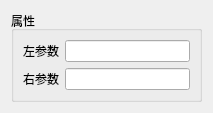
<?xml version="1.0" encoding="UTF-8"?>
<ui version="4.0">
 <class>Form</class>
 <widget class="QWidget" name="Form">
  <property name="geometry">
   <rect>
    <x>0</x>
    <y>0</y>
    <width>213</width>
    <height>96</height>
   </rect>
  </property>
  <property name="windowTitle">
   <string>Form</string>
  </property>
  <layout class="QGridLayout" name="gridLayout">
   <item row="0" column="0">
    <widget class="QGroupBox" name="groupBoxProperty">
     <property name="title">
      <string>属性</string>
     </property>
     <layout class="QFormLayout" name="formLayout">
      <item row="0" column="0">
       <widget class="QLabel" name="labelLeftParam">
        <property name="text">
         <string>左参数</string>
        </property>
       </widget>
      </item>
      <item row="0" column="1">
       <widget class="QLineEdit" name="lineEditLeftParam"/>
      </item>
      <item row="1" column="0">
       <widget class="QLabel" name="labelRightParam">
        <property name="text">
         <string>右参数</string>
        </property>
       </widget>
      </item>
      <item row="1" column="1">
       <widget class="QLineEdit" name="lineEditRightParam"/>
      </item>
     </layout>
    </widget>
   </item>
  </layout>
 </widget>
 <resources/>
 <connections/>
</ui>
